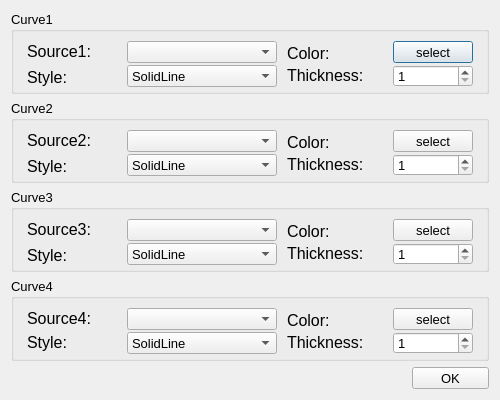
<?xml version="1.0" encoding="UTF-8"?>
<ui version="4.0">
 <class>BatchAddSelectWindow</class>
 <widget class="QDialog" name="BatchAddSelectWindow">
  <property name="geometry">
   <rect>
    <x>0</x>
    <y>0</y>
    <width>500</width>
    <height>400</height>
   </rect>
  </property>
  <property name="minimumSize">
   <size>
    <width>500</width>
    <height>400</height>
   </size>
  </property>
  <property name="maximumSize">
   <size>
    <width>650</width>
    <height>500</height>
   </size>
  </property>
  <property name="font">
   <font>
    <family>Segoe UI</family>
   </font>
  </property>
  <property name="windowTitle">
   <string>BatchAddSelect</string>
  </property>
  <layout class="QGridLayout" name="gridLayout_5">
   <item row="0" column="0" colspan="2">
    <widget class="QGroupBox" name="groupBox">
     <property name="font">
      <font>
       <family>Segoe UI</family>
       <pointsize>10</pointsize>
      </font>
     </property>
     <property name="title">
      <string>Curve1</string>
     </property>
     <layout class="QGridLayout" name="gridLayout">
      <item row="0" column="0">
       <widget class="QLabel" name="label">
        <property name="minimumSize">
         <size>
          <width>90</width>
          <height>20</height>
         </size>
        </property>
        <property name="maximumSize">
         <size>
          <width>60</width>
          <height>20</height>
         </size>
        </property>
        <property name="font">
         <font>
          <family>Segoe UI</family>
          <pointsize>12</pointsize>
         </font>
        </property>
        <property name="text">
         <string>Source1:</string>
        </property>
       </widget>
      </item>
      <item row="0" column="1">
       <widget class="QComboBox" name="source1">
        <property name="minimumSize">
         <size>
          <width>100</width>
          <height>22</height>
         </size>
        </property>
        <property name="maximumSize">
         <size>
          <width>150</width>
          <height>24</height>
         </size>
        </property>
       </widget>
      </item>
      <item row="0" column="2">
       <widget class="QLabel" name="label_3">
        <property name="minimumSize">
         <size>
          <width>72</width>
          <height>24</height>
         </size>
        </property>
        <property name="maximumSize">
         <size>
          <width>72</width>
          <height>24</height>
         </size>
        </property>
        <property name="font">
         <font>
          <family>Segoe UI</family>
          <pointsize>12</pointsize>
         </font>
        </property>
        <property name="text">
         <string>Color:</string>
        </property>
       </widget>
      </item>
      <item row="0" column="3">
       <widget class="QPushButton" name="color1">
        <property name="minimumSize">
         <size>
          <width>65</width>
          <height>22</height>
         </size>
        </property>
        <property name="maximumSize">
         <size>
          <width>80</width>
          <height>22</height>
         </size>
        </property>
        <property name="font">
         <font>
          <family>Segoe UI</family>
          <pointsize>10</pointsize>
         </font>
        </property>
        <property name="text">
         <string>select</string>
        </property>
       </widget>
      </item>
      <item row="1" column="0">
       <widget class="QLabel" name="label_2">
        <property name="minimumSize">
         <size>
          <width>60</width>
          <height>24</height>
         </size>
        </property>
        <property name="maximumSize">
         <size>
          <width>60</width>
          <height>24</height>
         </size>
        </property>
        <property name="font">
         <font>
          <family>Segoe UI</family>
          <pointsize>12</pointsize>
         </font>
        </property>
        <property name="text">
         <string>Style:</string>
        </property>
       </widget>
      </item>
      <item row="1" column="1">
       <widget class="QComboBox" name="style1">
        <property name="minimumSize">
         <size>
          <width>100</width>
          <height>22</height>
         </size>
        </property>
        <property name="maximumSize">
         <size>
          <width>150</width>
          <height>24</height>
         </size>
        </property>
        <item>
         <property name="text">
          <string>SolidLine</string>
         </property>
        </item>
        <item>
         <property name="text">
          <string>DashLine</string>
         </property>
        </item>
        <item>
         <property name="text">
          <string>DotLine</string>
         </property>
        </item>
        <item>
         <property name="text">
          <string>DashDotLine</string>
         </property>
        </item>
        <item>
         <property name="text">
          <string>DashDotDotLine</string>
         </property>
        </item>
       </widget>
      </item>
      <item row="1" column="2">
       <widget class="QLabel" name="label_4">
        <property name="minimumSize">
         <size>
          <width>96</width>
          <height>20</height>
         </size>
        </property>
        <property name="maximumSize">
         <size>
          <width>72</width>
          <height>20</height>
         </size>
        </property>
        <property name="font">
         <font>
          <family>Segoe UI</family>
          <pointsize>12</pointsize>
         </font>
        </property>
        <property name="text">
         <string>Thickness:</string>
        </property>
       </widget>
      </item>
      <item row="1" column="3">
       <widget class="QSpinBox" name="width1">
        <property name="minimumSize">
         <size>
          <width>65</width>
          <height>22</height>
         </size>
        </property>
        <property name="maximumSize">
         <size>
          <width>80</width>
          <height>22</height>
         </size>
        </property>
        <property name="minimum">
         <number>1</number>
        </property>
        <property name="maximum">
         <number>15</number>
        </property>
       </widget>
      </item>
     </layout>
    </widget>
   </item>
   <item row="1" column="0" colspan="2">
    <widget class="QGroupBox" name="groupBox_2">
     <property name="font">
      <font>
       <family>Segoe UI</family>
       <pointsize>10</pointsize>
      </font>
     </property>
     <property name="title">
      <string>Curve2</string>
     </property>
     <layout class="QGridLayout" name="gridLayout_2">
      <item row="0" column="0">
       <widget class="QLabel" name="label_5">
        <property name="minimumSize">
         <size>
          <width>90</width>
          <height>20</height>
         </size>
        </property>
        <property name="maximumSize">
         <size>
          <width>60</width>
          <height>20</height>
         </size>
        </property>
        <property name="font">
         <font>
          <family>Segoe UI</family>
          <pointsize>12</pointsize>
         </font>
        </property>
        <property name="text">
         <string>Source2:</string>
        </property>
       </widget>
      </item>
      <item row="0" column="1">
       <widget class="QComboBox" name="source2">
        <property name="minimumSize">
         <size>
          <width>100</width>
          <height>22</height>
         </size>
        </property>
        <property name="maximumSize">
         <size>
          <width>150</width>
          <height>24</height>
         </size>
        </property>
       </widget>
      </item>
      <item row="0" column="2">
       <widget class="QLabel" name="label_6">
        <property name="minimumSize">
         <size>
          <width>72</width>
          <height>24</height>
         </size>
        </property>
        <property name="maximumSize">
         <size>
          <width>72</width>
          <height>24</height>
         </size>
        </property>
        <property name="font">
         <font>
          <family>Segoe UI</family>
          <pointsize>12</pointsize>
         </font>
        </property>
        <property name="text">
         <string>Color:</string>
        </property>
       </widget>
      </item>
      <item row="0" column="3">
       <widget class="QPushButton" name="color2">
        <property name="minimumSize">
         <size>
          <width>65</width>
          <height>22</height>
         </size>
        </property>
        <property name="maximumSize">
         <size>
          <width>80</width>
          <height>22</height>
         </size>
        </property>
        <property name="font">
         <font>
          <family>Segoe UI</family>
          <pointsize>10</pointsize>
         </font>
        </property>
        <property name="text">
         <string>select</string>
        </property>
       </widget>
      </item>
      <item row="1" column="0">
       <widget class="QLabel" name="label_7">
        <property name="minimumSize">
         <size>
          <width>60</width>
          <height>24</height>
         </size>
        </property>
        <property name="maximumSize">
         <size>
          <width>60</width>
          <height>24</height>
         </size>
        </property>
        <property name="font">
         <font>
          <family>Segoe UI</family>
          <pointsize>12</pointsize>
         </font>
        </property>
        <property name="text">
         <string>Style:</string>
        </property>
       </widget>
      </item>
      <item row="1" column="1">
       <widget class="QComboBox" name="style2">
        <property name="minimumSize">
         <size>
          <width>100</width>
          <height>22</height>
         </size>
        </property>
        <property name="maximumSize">
         <size>
          <width>150</width>
          <height>24</height>
         </size>
        </property>
        <item>
         <property name="text">
          <string>SolidLine</string>
         </property>
        </item>
        <item>
         <property name="text">
          <string>DashLine</string>
         </property>
        </item>
        <item>
         <property name="text">
          <string>DotLine</string>
         </property>
        </item>
        <item>
         <property name="text">
          <string>DashDotLine</string>
         </property>
        </item>
        <item>
         <property name="text">
          <string>DashDotDotLine</string>
         </property>
        </item>
       </widget>
      </item>
      <item row="1" column="2">
       <widget class="QLabel" name="label_8">
        <property name="minimumSize">
         <size>
          <width>96</width>
          <height>20</height>
         </size>
        </property>
        <property name="maximumSize">
         <size>
          <width>72</width>
          <height>20</height>
         </size>
        </property>
        <property name="font">
         <font>
          <family>Segoe UI</family>
          <pointsize>12</pointsize>
         </font>
        </property>
        <property name="text">
         <string>Thickness:</string>
        </property>
       </widget>
      </item>
      <item row="1" column="3">
       <widget class="QSpinBox" name="width2">
        <property name="minimumSize">
         <size>
          <width>65</width>
          <height>22</height>
         </size>
        </property>
        <property name="maximumSize">
         <size>
          <width>80</width>
          <height>22</height>
         </size>
        </property>
        <property name="minimum">
         <number>1</number>
        </property>
        <property name="maximum">
         <number>15</number>
        </property>
       </widget>
      </item>
     </layout>
    </widget>
   </item>
   <item row="2" column="0" colspan="2">
    <widget class="QGroupBox" name="groupBox_3">
     <property name="font">
      <font>
       <family>Segoe UI</family>
       <pointsize>10</pointsize>
      </font>
     </property>
     <property name="title">
      <string>Curve3</string>
     </property>
     <layout class="QGridLayout" name="gridLayout_3">
      <item row="0" column="0">
       <widget class="QLabel" name="label_9">
        <property name="minimumSize">
         <size>
          <width>90</width>
          <height>20</height>
         </size>
        </property>
        <property name="maximumSize">
         <size>
          <width>60</width>
          <height>20</height>
         </size>
        </property>
        <property name="font">
         <font>
          <family>Segoe UI</family>
          <pointsize>12</pointsize>
         </font>
        </property>
        <property name="text">
         <string>Source3:</string>
        </property>
       </widget>
      </item>
      <item row="0" column="1">
       <widget class="QComboBox" name="source3">
        <property name="minimumSize">
         <size>
          <width>100</width>
          <height>22</height>
         </size>
        </property>
        <property name="maximumSize">
         <size>
          <width>150</width>
          <height>24</height>
         </size>
        </property>
       </widget>
      </item>
      <item row="0" column="2">
       <widget class="QLabel" name="label_10">
        <property name="minimumSize">
         <size>
          <width>72</width>
          <height>24</height>
         </size>
        </property>
        <property name="maximumSize">
         <size>
          <width>72</width>
          <height>24</height>
         </size>
        </property>
        <property name="font">
         <font>
          <family>Segoe UI</family>
          <pointsize>12</pointsize>
         </font>
        </property>
        <property name="text">
         <string>Color:</string>
        </property>
       </widget>
      </item>
      <item row="0" column="3">
       <widget class="QPushButton" name="color3">
        <property name="minimumSize">
         <size>
          <width>65</width>
          <height>22</height>
         </size>
        </property>
        <property name="maximumSize">
         <size>
          <width>80</width>
          <height>22</height>
         </size>
        </property>
        <property name="font">
         <font>
          <family>Segoe UI</family>
          <pointsize>10</pointsize>
         </font>
        </property>
        <property name="text">
         <string>select</string>
        </property>
       </widget>
      </item>
      <item row="1" column="0">
       <widget class="QLabel" name="label_11">
        <property name="minimumSize">
         <size>
          <width>60</width>
          <height>24</height>
         </size>
        </property>
        <property name="maximumSize">
         <size>
          <width>60</width>
          <height>24</height>
         </size>
        </property>
        <property name="font">
         <font>
          <family>Segoe UI</family>
          <pointsize>12</pointsize>
         </font>
        </property>
        <property name="text">
         <string>Style:</string>
        </property>
       </widget>
      </item>
      <item row="1" column="1">
       <widget class="QComboBox" name="style3">
        <property name="minimumSize">
         <size>
          <width>100</width>
          <height>22</height>
         </size>
        </property>
        <property name="maximumSize">
         <size>
          <width>150</width>
          <height>24</height>
         </size>
        </property>
        <item>
         <property name="text">
          <string>SolidLine</string>
         </property>
        </item>
        <item>
         <property name="text">
          <string>DashLine</string>
         </property>
        </item>
        <item>
         <property name="text">
          <string>DotLine</string>
         </property>
        </item>
        <item>
         <property name="text">
          <string>DashDotLine</string>
         </property>
        </item>
        <item>
         <property name="text">
          <string>DashDotDotLine</string>
         </property>
        </item>
       </widget>
      </item>
      <item row="1" column="2">
       <widget class="QLabel" name="label_12">
        <property name="minimumSize">
         <size>
          <width>96</width>
          <height>20</height>
         </size>
        </property>
        <property name="maximumSize">
         <size>
          <width>72</width>
          <height>20</height>
         </size>
        </property>
        <property name="font">
         <font>
          <family>Segoe UI</family>
          <pointsize>12</pointsize>
         </font>
        </property>
        <property name="text">
         <string>Thickness:</string>
        </property>
       </widget>
      </item>
      <item row="1" column="3">
       <widget class="QSpinBox" name="width3">
        <property name="minimumSize">
         <size>
          <width>65</width>
          <height>22</height>
         </size>
        </property>
        <property name="maximumSize">
         <size>
          <width>80</width>
          <height>22</height>
         </size>
        </property>
        <property name="minimum">
         <number>1</number>
        </property>
        <property name="maximum">
         <number>15</number>
        </property>
       </widget>
      </item>
     </layout>
    </widget>
   </item>
   <item row="3" column="0" colspan="2">
    <widget class="QGroupBox" name="groupBox_4">
     <property name="font">
      <font>
       <family>Segoe UI</family>
       <pointsize>10</pointsize>
      </font>
     </property>
     <property name="title">
      <string>Curve4</string>
     </property>
     <layout class="QGridLayout" name="gridLayout_4">
      <item row="0" column="0">
       <widget class="QLabel" name="label_13">
        <property name="minimumSize">
         <size>
          <width>90</width>
          <height>20</height>
         </size>
        </property>
        <property name="maximumSize">
         <size>
          <width>60</width>
          <height>20</height>
         </size>
        </property>
        <property name="font">
         <font>
          <family>Segoe UI</family>
          <pointsize>12</pointsize>
         </font>
        </property>
        <property name="text">
         <string>Source4:</string>
        </property>
       </widget>
      </item>
      <item row="0" column="1">
       <widget class="QComboBox" name="source4">
        <property name="minimumSize">
         <size>
          <width>100</width>
          <height>22</height>
         </size>
        </property>
        <property name="maximumSize">
         <size>
          <width>150</width>
          <height>24</height>
         </size>
        </property>
       </widget>
      </item>
      <item row="0" column="2">
       <widget class="QLabel" name="label_14">
        <property name="minimumSize">
         <size>
          <width>72</width>
          <height>24</height>
         </size>
        </property>
        <property name="maximumSize">
         <size>
          <width>72</width>
          <height>24</height>
         </size>
        </property>
        <property name="font">
         <font>
          <family>Segoe UI</family>
          <pointsize>12</pointsize>
         </font>
        </property>
        <property name="text">
         <string>Color:</string>
        </property>
       </widget>
      </item>
      <item row="0" column="3">
       <widget class="QPushButton" name="color4">
        <property name="minimumSize">
         <size>
          <width>65</width>
          <height>22</height>
         </size>
        </property>
        <property name="maximumSize">
         <size>
          <width>80</width>
          <height>22</height>
         </size>
        </property>
        <property name="font">
         <font>
          <family>Segoe UI</family>
          <pointsize>10</pointsize>
         </font>
        </property>
        <property name="text">
         <string>select</string>
        </property>
       </widget>
      </item>
      <item row="1" column="0">
       <widget class="QLabel" name="label_15">
        <property name="minimumSize">
         <size>
          <width>60</width>
          <height>20</height>
         </size>
        </property>
        <property name="maximumSize">
         <size>
          <width>60</width>
          <height>20</height>
         </size>
        </property>
        <property name="font">
         <font>
          <family>Segoe UI</family>
          <pointsize>12</pointsize>
         </font>
        </property>
        <property name="text">
         <string>Style:</string>
        </property>
       </widget>
      </item>
      <item row="1" column="1">
       <widget class="QComboBox" name="style4">
        <property name="minimumSize">
         <size>
          <width>100</width>
          <height>22</height>
         </size>
        </property>
        <property name="maximumSize">
         <size>
          <width>150</width>
          <height>24</height>
         </size>
        </property>
        <item>
         <property name="text">
          <string>SolidLine</string>
         </property>
        </item>
        <item>
         <property name="text">
          <string>DashLine</string>
         </property>
        </item>
        <item>
         <property name="text">
          <string>DotLine</string>
         </property>
        </item>
        <item>
         <property name="text">
          <string>DashDotLine</string>
         </property>
        </item>
        <item>
         <property name="text">
          <string>DashDotDotLine</string>
         </property>
        </item>
       </widget>
      </item>
      <item row="1" column="2">
       <widget class="QLabel" name="label_16">
        <property name="minimumSize">
         <size>
          <width>96</width>
          <height>20</height>
         </size>
        </property>
        <property name="maximumSize">
         <size>
          <width>72</width>
          <height>20</height>
         </size>
        </property>
        <property name="font">
         <font>
          <family>Segoe UI</family>
          <pointsize>12</pointsize>
         </font>
        </property>
        <property name="text">
         <string>Thickness:</string>
        </property>
       </widget>
      </item>
      <item row="1" column="3">
       <widget class="QSpinBox" name="width4">
        <property name="minimumSize">
         <size>
          <width>65</width>
          <height>22</height>
         </size>
        </property>
        <property name="maximumSize">
         <size>
          <width>80</width>
          <height>22</height>
         </size>
        </property>
        <property name="minimum">
         <number>1</number>
        </property>
        <property name="maximum">
         <number>15</number>
        </property>
       </widget>
      </item>
     </layout>
    </widget>
   </item>
   <item row="4" column="0">
    <spacer name="horizontalSpacer">
     <property name="orientation">
      <enum>Qt::Horizontal</enum>
     </property>
     <property name="sizeHint" stdset="0">
      <size>
       <width>398</width>
       <height>20</height>
      </size>
     </property>
    </spacer>
   </item>
   <item row="4" column="1">
    <widget class="QPushButton" name="checkButton">
     <property name="minimumSize">
      <size>
       <width>65</width>
       <height>22</height>
      </size>
     </property>
     <property name="maximumSize">
      <size>
       <width>80</width>
       <height>22</height>
      </size>
     </property>
     <property name="font">
      <font>
       <family>Segoe UI</family>
       <pointsize>10</pointsize>
      </font>
     </property>
     <property name="text">
      <string>OK</string>
     </property>
    </widget>
   </item>
  </layout>
 </widget>
 <resources/>
 <connections/>
</ui>
